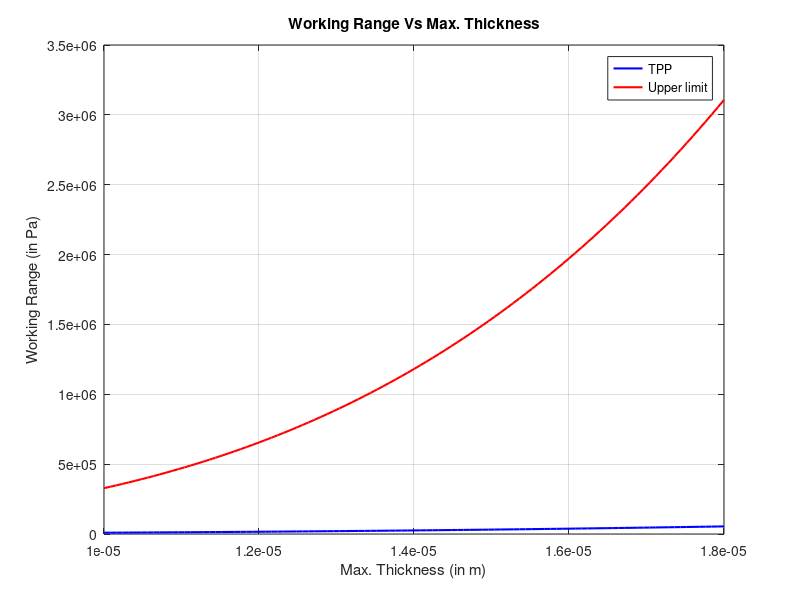

Write the MATLAB code that produced this figure.
hmax_vector = linspace(10 * 10^-6, 18 * 10^-6, 101);
TPP = zeros(1, numel(hmax_vector));
UL = zeros(1, numel(hmax_vector));

% Parameters
R = 330 * 10^-6;
t = 0.1 * 10^-6;
E = 170 * 10^9;
v = 0.28;

for i = 1 : numel(hmax_vector)
    % Taking g = hmax_vector / 2 + (1 * 10^-6)
    g = hmax_vector(i) / 2 + (1 * 10^-6);

    % Calculating rs
    rs = hmax_vector(i) / 4 + R^2 / hmax_vector(i);
    
    % Calculating D
    D = E * (hmax_vector(i) / 2)^3 / (12 * (1 - v^2));

    % Calculating TPP
    TPP(i) = 64 * D * (g - t - rs + sqrt(rs^2 - R^2)) / R^4;

    % Calculating UL
    UL(i) = 40000 * D * (g - t - sqrt(rs^2 - 0.64 * R^2) + sqrt(rs^2 - R^2)) / (81 * R^4);
end

% Plotting the graph
plot(hmax_vector, TPP, 'b', 'LineWidth', 1.5);
hold on
plot(hmax_vector, UL, 'r', 'LineWidth', 1.5);
xlim([10 * 10^-6, 18 * 10^-6]);
xlabel('Max. Thickness (in m)');
ylabel('Working Range (in Pa)');
title('Working Range Vs Max. Thickness');
legend('TPP', 'Upper limit');
grid on;
